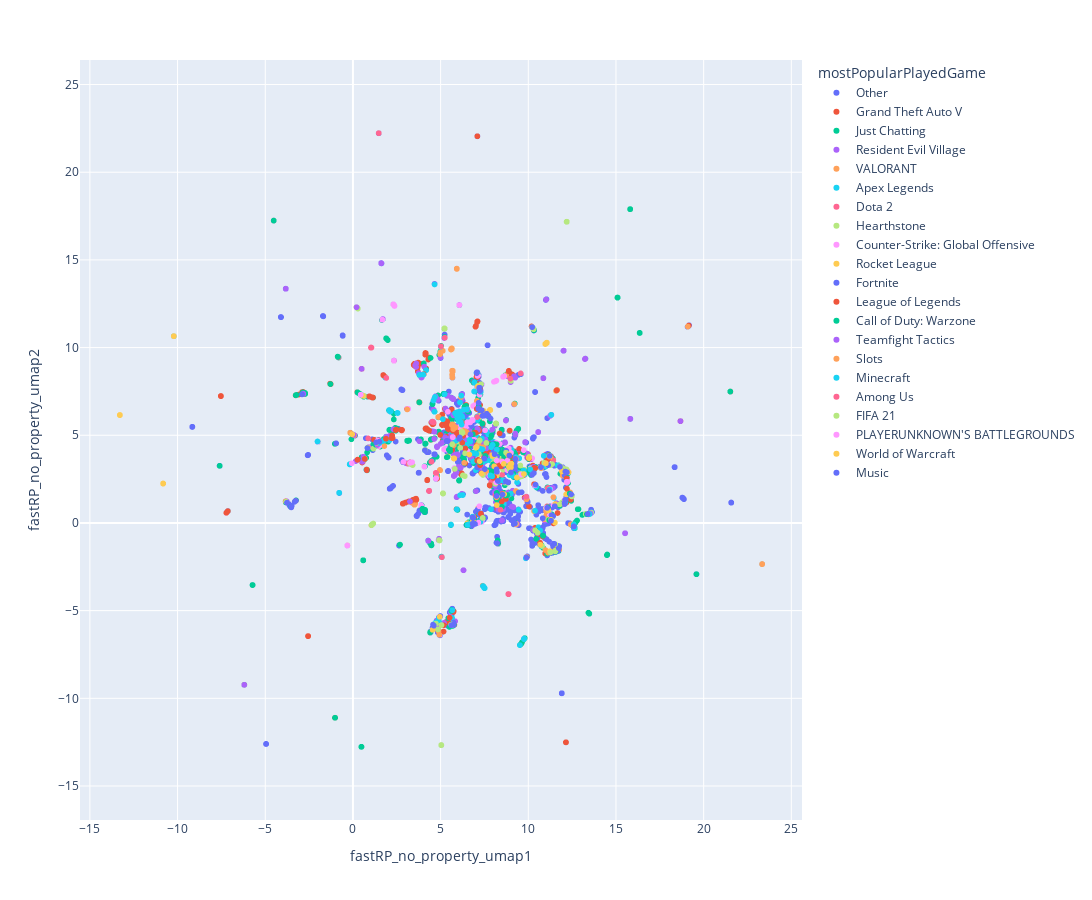

The notebook cell this image was saved under:
### Code cell
fig = px.scatter(games_df[games_df['componentId']==0], x='fastRP_no_property_umap1', y='fastRP_no_property_umap2', color='mostPopularPlayedGame', hover_data=['game_count', 'nodeId'], width=1100, height=900)
fig.update_layout(
    yaxis={"scaleanchor":"x", "scaleratio":1}
)
fig.show()
